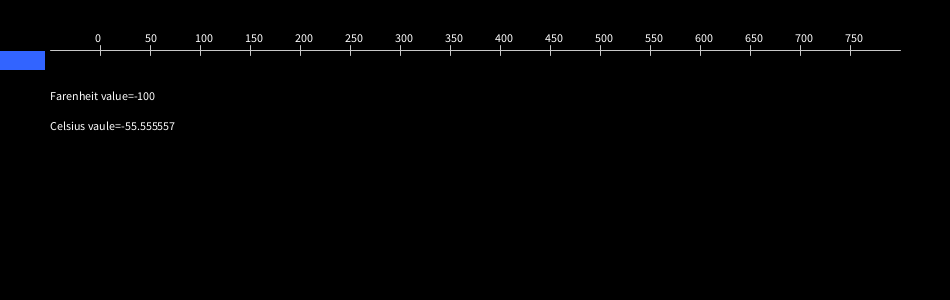
Frame 1 (no input)
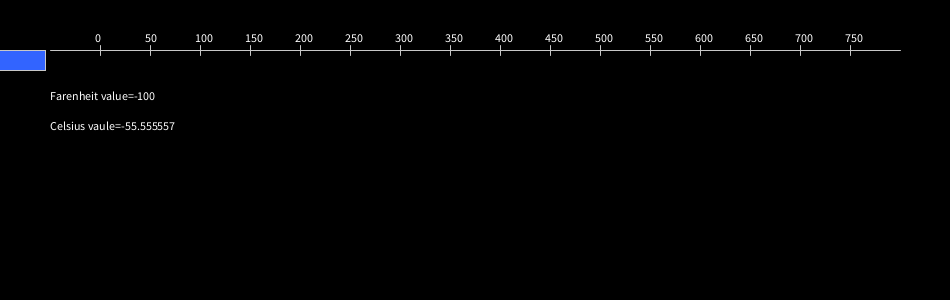
Frame 60 (the mouse pressed at the canvas centre just before this capture)
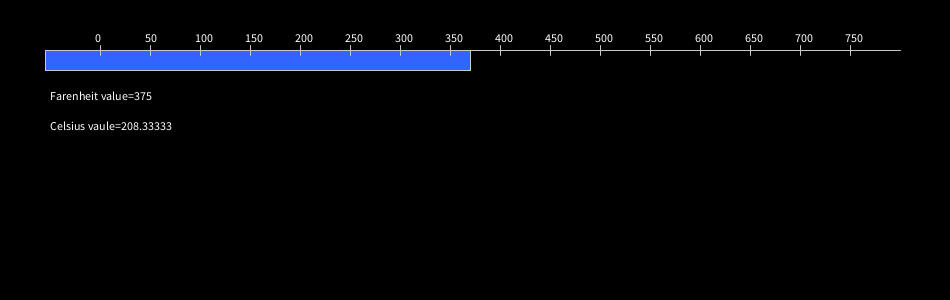
Frame 120 (the mouse held since frame 60 and released just before this capture)

The Processing sketch that drew these frames (run headless with seeded random() and noise(); from frame 60 on, the mouse is pressed at the canvas centre):

// Processing sketch: firstconversiontable161004b
// ── firstconversiontable161004b.pde
void setup(){
  size(950,300);
  background(145);
}


void draw(){
  changeToFar(mouseX-100);
  fill(50,100,255);
  rect(45,50,mouseX-50,20);
  fill(255);
  drawReference(100,50);
}

void drawReference(int xpos,int ypos){
  fill(255);
  stroke(200);
  line(xpos-50,ypos,900,ypos);
  for(int i=0; i<800;i=i+50){
    line(xpos+i,ypos-5,xpos+i,ypos+5);
    text(i,xpos+i-5,ypos-8);
  }
  
}

float changeToFar(float value){
  value= (value)*5/9;
  background(0);
  fill(255);
  text("Farenheit value="+ (mouseX-100),50,100);
  text("Celsius vaule=" + (value),50,130);
  return value;
}
